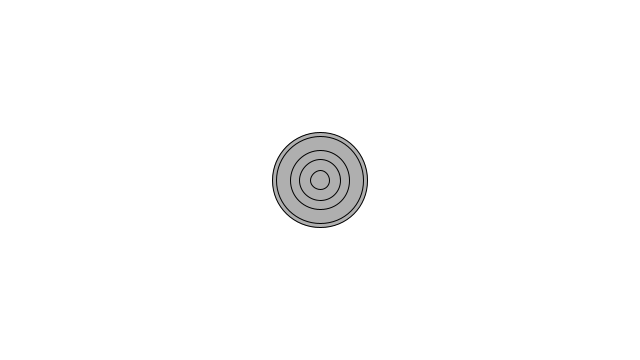
Frame 1 (no input)
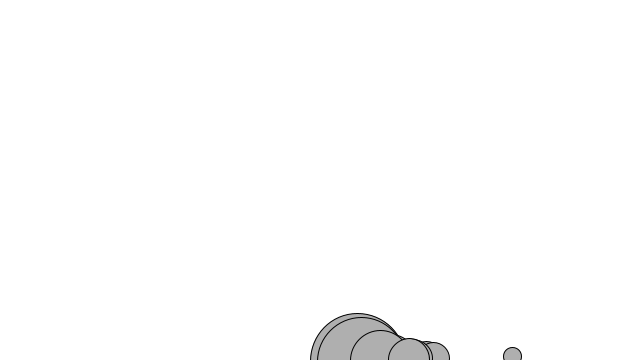
Frame 60 (the mouse pressed at the canvas centre just before this capture)
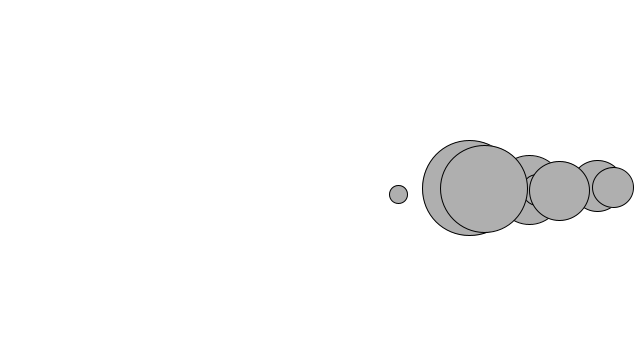
Frame 120 (the mouse held since frame 60 and released just before this capture)

The Processing sketch that drew these frames (run headless with seeded random() and noise(); from frame 60 on, the mouse is pressed at the canvas centre):

// Processing sketch: forces_friction
// ── forces_friction.pde
class Mover {
  PVector location;
  PVector velocity;
  PVector acceleration;
  float topSpeed = 10;
  float mass;
  
  Mover(float mass) {
    location = new PVector(width / 2, height / 2);
    velocity = new PVector(0, 0);
    acceleration = new PVector(0, 0);
    this.mass = mass;
  }

  void applyForce(PVector force) {
    acceleration.add(PVector.div(force, mass));
  }

  void update() {
    velocity.add(acceleration);
    //velocity.limit(topSpeed);
    location.add(velocity);
    acceleration.mult(0);
  }
  
  void checkEdges() {
    if (location.x > width) {
      location.x = width;
      velocity.x *= -1;
    } else if (location.x < 0) {
      location.x = 0;
      velocity.x *= -1;
    }
 
    if (location.y > height) {
      location.y = height;
      velocity.y *= -1;
    } else if (location.y < 0) {
      location.y = 0;
      velocity.y *= -1;
    }
  }

  void display() {
    stroke(0);
    fill(175);
    ellipse(location.x, location.y, mass * 10, mass * 10);
  }
}

Mover[] movers = new Mover[10];
PVector wind = new PVector(0.2, 0);

void setup() {
  size(640,360);
  background(255);
  for (int i = 0; i < movers.length; i++) {
    movers[i] = new Mover(random(1, 10));
  }
}

void draw() {
  float c = 0.01;
  float normal = 1;
  float frictionMagnitude = c * normal;
  
  background(255);
  for (int i = 0; i < movers.length; i++) {
    PVector friction = movers[i].velocity.get();
    friction.mult(-1);
    friction.normalize();
    friction.mult(frictionMagnitude);

    PVector gravity = new PVector(0, 0.1 * movers[i].mass);
    
    movers[i].checkEdges();
    movers[i].applyForce(wind);
    movers[i].applyForce(gravity);
    movers[i].applyForce(friction);
    movers[i].update();
    movers[i].display();
  }
}
